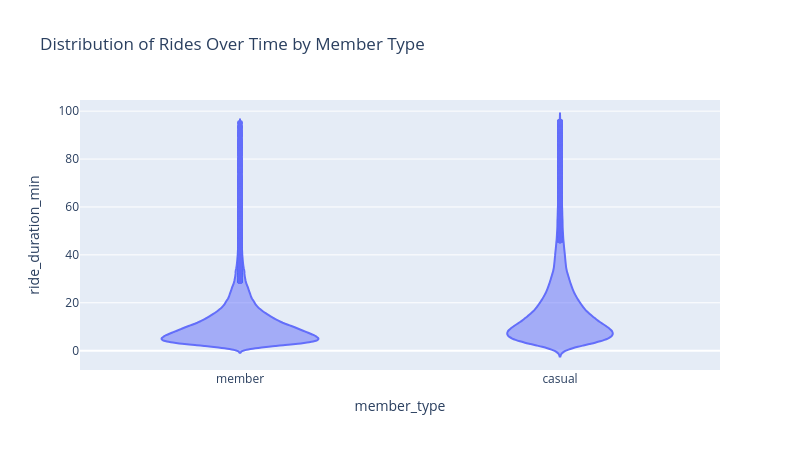

Source (notebook cell):
### Markdown cell above
### Violin Plot

Similar to a box and whisker plot, violin plots allow for the communication of both summary statistics and the distribution of data in ways that box plots or bar charts struggle to. Mean and median can describe the typical ride, but do not reveal how rides are distributed around these values. Violin plots show the median and quartiles, the density of observations, how the data skews, and if there are differences and variability between groups.

### Code cell
capstone_sample = capstone_data.sample(n=50000)
capstone_violin = px.violin(capstone_sample, x='member_type', y='ride_duration_min', 
                            title="Distribution of Rides Over Time by Member Type", width=800, height=450)
capstone_violin.show()

### Figure 1 — Plotly figure (JSON) as saved in the notebook; plotly's stock layout.template omitted (floating-point values rounded to 4 significant figures; data arrays with more than 128 entries replaced by an {"elided": "..."} marker saying what was removed)
{"data": [{"alignmentgroup": "True", "box": {"visible": false}, "hovertemplate": "member_type=%{x}<br>ride_duration_min=%{y}<extra></extra>", "legendgroup": "", "marker": {"color": "#636efa"}, "name": "", "offsetgroup": "", "orientation": "v", "scalegroup": "True", "showlegend": false, "type": "violin", "x": {"elided": "50000 str values"}, "x0": " ", "xaxis": "x", "y": {"elided": "50000 float values"}, "y0": " ", "yaxis": "y"}], "layout": {"height": 450, "legend": {"tracegroupgap": 0}, "title": {"text": "Distribution of Rides Over Time by Member Type"}, "violinmode": "group", "width": 800, "xaxis": {"anchor": "y", "domain": [0, 1], "title": {"text": "member_type"}}, "yaxis": {"anchor": "x", "domain": [0, 1], "title": {"text": "ride_duration_min"}}}}
